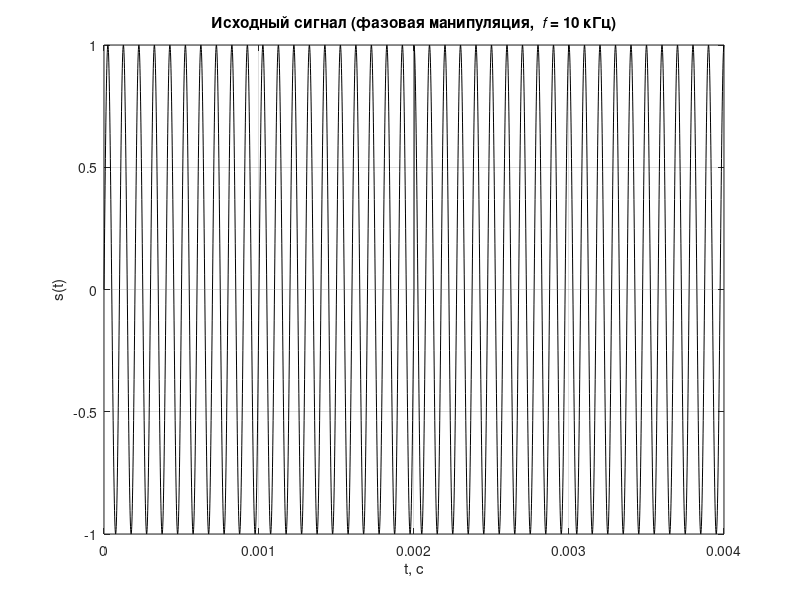

Here is the MATLAB script that generated this plot: (Note: this script raises an error after producing the figure.)
%% ЦОИ — ЛР3 — Вейвлет-анализ — вариант 5
%
% По методичке:
%   3.1 — НВП: фазовая манипуляция, [0 … 4] мс, dt = 1e-6 с
%   3.2 — ДВП (Haar): тот же s(t), что в таблице вар. 5, сетка 0:1:1000 с
%   3.3 — wden и ручное обнуление деталей; для вар. 5 реком. СКО шума 0.3

clear; close all; clc;

thisDir = fileparts(mfilename('fullpath'));
outDir = fullfile(thisDir, 'Результаты');
if ~exist(outDir, 'dir'); mkdir(outDir); end

% Общее оформление мозаики подписей графиков
tlCmp = {'Padding', 'compact', 'TileSpacing', 'compact'};

%% §3.1 — сигнал для НВП (фазовая манипуляция)

dt_cwt = 1e-6;
t_cwt = 0:dt_cwt:0.004;
f0_hz = 10e3;

s31 = zeros(size(t_cwt));
phaseA = (t_cwt >= 0) & (t_cwt <= 0.002);
phaseB = t_cwt > 0.002;
s31(phaseA) = sin(2 * pi * f0_hz .* t_cwt(phaseA));
s31(phaseB) = sin(2 * pi * f0_hz .* t_cwt(phaseB) + pi / 2);

%% §3.2 и §3.3 — сигнал для ДВП / денойзинга

t_dwt = 0:1:1000;
[f1_hz, f2_hz, f3_hz] = deal(1e-3, 4e-3, 2e-3);
s_clean = ...
    2 .* sin(2 * pi .* f1_hz .* t_dwt + pi / 2) + ...
    cos(2 * pi .* f2_hz .* t_dwt) + ...
    0.5 .* sin(2 * pi .* f3_hz .* t_dwt);

%% 3.1 Непрерывное вейвлет-преобразование

scales = 1:128;
wNames = ["mexh", "haar", "db4", "morl"];

fig = figure('Color', 'white', 'Name', '§3.1 — сигнал');
plot(t_cwt, s31, 'k'); grid on;
title('Исходный сигнал (фазовая манипуляция, {\it f} = 10 кГц)');
xlabel('t, с'); ylabel('s(t)');
savePng(fig, outDir, '01_signal_31.png');

fig = figure('Color', 'white', 'Name', 'Материнские вейвлеты');
tiledlayout(fig, 2, 2, tlCmp{:});

nexttile;
[psi_mex, xm] = mexihat(-5, 5, 1000);
plot(xm, psi_mex, 'k'); grid on;
title('mexh (mexihat)'); xlabel('t'); ylabel('\psi(t)');

nexttile;
[~, psi, xv] = wavefun('haar', 6);
plot(xv, psi, 'k'); grid on;
title('haar (wavefun)'); xlabel('t'); ylabel('\psi(t)');

nexttile;
[~, psi, xv] = wavefun('db4', 6);
plot(xv, psi, 'k'); grid on;
title('db4 (wavefun)'); xlabel('t'); ylabel('\psi(t)');

nexttile;
text(0.06, 0.55, 'morl — удобнее смотреть CWT-спектр', 'FontSize', 11);
axis off;

savePng(fig, outDir, '02_mother_wavelets.png');

for kw = 1:numel(wNames)
    wn = wNames(kw);
    fig = figure('Color', 'white', 'Name', ['CWT — ' char(wn)]);
    tiledlayout(fig, 2, 1, tlCmp{:});

    nexttile;
    plot(t_cwt, s31, 'k'); grid on;
    title('s(t), §3.1'); xlabel('t, с'); ylabel('s(t)');

    nexttile;
    cwt(s31, scales, wn, 'absglb');
    title(['CWT — ' char(wn)]);

    savePng(fig, outDir, ['03_cwt_' char(wn) '.png']);
end

%% 3.2 Дискретное вейвлет-преобразование (Haar)

wnameHaar = 'haar';
nLev = 3;

[C, L] = wavedec(s_clean, nLev, wnameHaar);

fig = figure('Color', 'white', 'Name', '§3.2 — s и C');
tiledlayout(fig, 2, 1, tlCmp{:});
nexttile;
plot(t_dwt, s_clean, 'k'); grid on;
title('s(t), §3.2'); xlabel('t, с'); ylabel('s(t)');
nexttile;
plot(C, 'k'); grid on;
title('Вектор коэффициентов C'); xlabel('индекс'); ylabel('C');
savePng(fig, outDir, '04_dwt_C.png');

Alev = appcoef(C, L, wnameHaar, nLev);
fig = figure('Color', 'white', 'Name', '§3.2 — appcoef / detcoef');
tiledlayout(fig, 2, 2, tlCmp{:});

nexttile;
stem(0:numel(Alev) - 1, Alev, 'filled', 'MarkerSize', 3);
grid on;
title(sprintf('Аппроксимация — уровень %d', nLev)); xlabel('n'); ylabel('A');

for j = 1:nLev
    nexttile;
    Dj = detcoef(C, L, j);
    stem(0:numel(Dj) - 1, Dj, 'filled', 'MarkerSize', 3);
    grid on;
    title(sprintf('Деталь D%d', j)); xlabel('n'); ylabel('D');
end
savePng(fig, outDir, '04_dwt_coeffs.png');

App = cell(nLev, 1); Det = cell(nLev, 1);
for j = 1:nLev
    App{j} = wrcoef('a', C, L, wnameHaar, j);
    Det{j} = wrcoef('d', C, L, wnameHaar, j);
end

clrD = [0.85 0.2 0.2];
fig = figure('Color', 'white', 'Name', '§3.2 — wrcoef по времени');
tiledlayout(fig, 2, 2, tlCmp{:});

nexttile;
plot(t_dwt, s_clean, 'k'); grid on;
title('s(t)'); xlabel('t, с'); ylabel('s');

nexttile;
plot(t_dwt, App{nLev}, 'b'); grid on;
title(sprintf('Аппроксимация A%d', nLev)); xlabel('t, с'); ylabel('A');

nexttile;
plot(t_dwt, Det{1}, 'Color', clrD); grid on;
title('Деталь D1'); xlabel('t, с'); ylabel('D1');

nexttile;
plot(t_dwt, Det{nLev}, 'Color', clrD); grid on;
title(sprintf('Деталь D%d', nLev)); xlabel('t, с'); ylabel(sprintf('D%d', nLev));

savePng(fig, outDir, '05_dwt_app_det.png');

%% Реконструкция по частям

% Только аппроксимация
s_A = wrcoef('a', C, L, wnameHaar, nLev);

% Только детали разных уровней
s_D1 = wrcoef('d', C, L, wnameHaar, 1);
s_D2 = wrcoef('d', C, L, wnameHaar, 2);
s_D3 = wrcoef('d', C, L, wnameHaar, 3);

% Комбинации
s_Dsum = s_D1 + s_D2 + s_D3;
s_A_plus_D1 = s_A + s_D1;

% Графики
fig = figure('Color', 'white', 'Name', 'Реконструкция сигналов');
tiledlayout(3,2);

nexttile; plot(t_dwt, s_clean); grid on; title('Исходный сигнал');

nexttile; plot(t_dwt, s_A); grid on;
title('Только аппроксимация A');

nexttile; plot(t_dwt, s_D1); grid on;
title('Только D1 (высокие частоты)');

nexttile; plot(t_dwt, s_Dsum); grid on;
title('Сумма всех деталей');

nexttile; plot(t_dwt, s_A_plus_D1); grid on;
title('A + D1');

savePng(fig, outDir, '05_reconstruction.png');

%% 3.3 Шумоподавление (wden) и ручная фильтрация

sigma_noise = 0.3;
s_noisy = s_clean + sigma_noise .* randn(size(s_clean));

tptrList = ["sqtwolog", "heursure", "rigrsure", "minimaxi"];
sorhList = ["h", "s"];
scalList = ["one", "sln", "mln"];
waveList = ["db4", "db8", "sym4"];
levList = [3, 4, 5];

idx = 0;

for w = waveList
    for lv = levList
        for tp = tptrList
            for sh = sorhList
                for sc = scalList
                    idx = idx + 1;
                    try
                        s_hat = wden(s_noisy, tp, sh, sc, lv, w);
                        mse = mean((s_clean - s_hat) .^ 2);
                        ok = true;
                    catch
                        mse = NaN;
                        ok = false;
                    end
                    res(idx).wave = w;
                    res(idx).lev = lv;
                    res(idx).tptr = tp;
                    res(idx).sorh = sh;
                    res(idx).scal = sc;
                    res(idx).mse = mse;
                    res(idx).ok = ok;
                end
            end
        end
    end
end

T = struct2table(res);
T = sortrows(T, 'mse', 'ascend', 'MissingPlacement', 'last');
writetable(T, fullfile(outDir, '06_wden_mse_table.csv'));
save(fullfile(outDir, '06_wden_mse_table.mat'), 'T');

T_ok = T(T.ok == 1 & ~isnan(T.mse), :);
best = T_ok(1, :);
s_wden = wden(s_noisy, best.tptr{1}, best.sorh{1}, ...
    best.scal{1}, best.lev(1), best.wave{1});

%% 3.4 Ручная фильтрация (частичное удаление деталей)

wnameMan = 'db8';
levMan = 5;

[Cm, Lm] = wavedec(s_noisy, levMan, wnameMan);

levelsToRemove = [1 2]; % удаляем только высокочастотные

Cm2 = Cm;

for k = levelsToRemove
    Cm2 = wthcoef('d', Cm2, Lm, k);
end

s_manual = waverec(Cm2, Lm, wnameMan);

mseManual = mean((s_clean - s_manual).^2);

mseWden = mean((s_clean - s_wden) .^ 2);
mseMan = mean((s_clean - s_manual) .^ 2);

fig = figure('Color', 'white', 'Name', '§3.3 — сравнение');
tiledlayout(fig, 3, 1, tlCmp{:});

nexttile;
plot(t_dwt, s_clean, 'k'); grid on;
title('Чистый сигнал'); ylabel('s');

nexttile;
plot(t_dwt, s_noisy, 'Color', [0.35 0.35 0.35]); grid on;
title(sprintf('Зашумление (sigma = %.1f)', sigma_noise)); ylabel('s_{noisy}');

nexttile;
plot(t_dwt, s_wden, 'b'); hold on;
plot(t_dwt, s_manual, 'r'); hold off; grid on;
legend('wden', 'manual', 'Location', 'best');
title(sprintf(['После фильтрации — MSE: ', ...
    'wden=%.4g, manual=%.4g'], mseWden, mseMan));
xlabel('t, с'); ylabel('estimate');

savePng(fig, outDir, '07_denoising_compare.png');

save(fullfile(outDir, '07_signals.mat'), ...
    't_cwt', 's31', 't_dwt', 's_clean', ...
    's_noisy', 's_wden', 's_manual', 'best', 'sigma_noise');


%% Подбор уровней удаления

results_manual = [];

for maxLevelRemove = 1:4
    Cm2 = Cm;
    
    for k = 1:maxLevelRemove
        Cm2 = wthcoef('d', Cm2, Lm, k);
    end
    
    s_tmp = waverec(Cm2, Lm, wnameMan);
    mse_tmp = mean((s_clean - s_tmp).^2);
    
    results_manual = [results_manual; maxLevelRemove mse_tmp];
end

disp('Удаление уровней / MSE:');
disp(results_manual);

fprintf('Готово: %s\n', outDir);

%% локальные функции
function savePng(fig, outDir, fname)
    exportgraphics(fig, fullfile(outDir, fname), 'Resolution', 200);
    close(fig);
end
